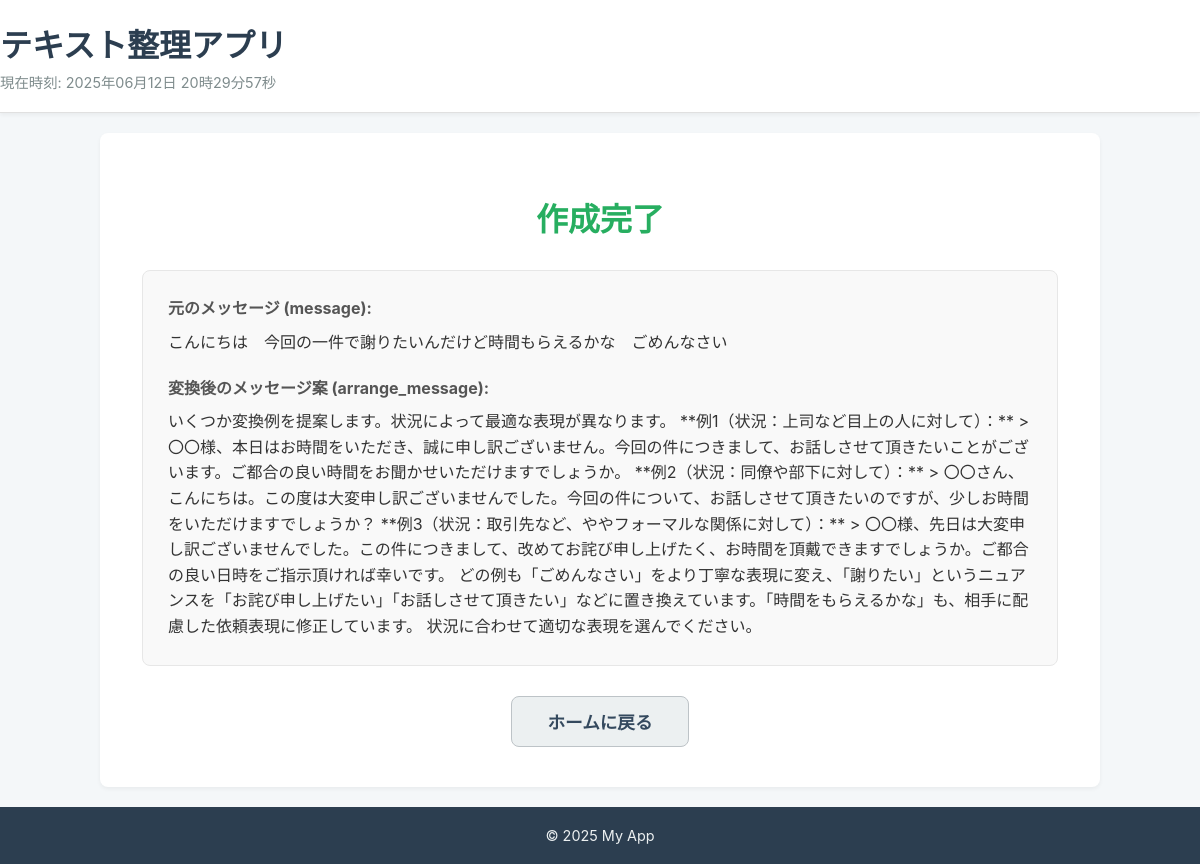
Page /success/2/ on the committed database.
### arrange_message/models.py (models this page shows)
class MessageData(models.Model):
    message = models.CharField(max_length=500)
    arrange_message = models.CharField(max_length=500)

### arrange_message/views.py (the view)
class SuccessView(View):
    def get(self, request, pk, *args, **kwargs):
        saved_data = get_object_or_404(MessageData, pk=pk)
        context = {
            'saved_data': saved_data
        }
        return render(request, 'arrange_message/success.html', context)

### arrange_message/context_processors.py (called while the page is built)
def common_variables(request):
    return {
        'current_time': datetime.now(ZoneInfo('Asia/Tokyo')).strftime('%Y年%m月%d日 %H時%M分%S秒')
    }

### arrange_message/templates/arrange_message/success.html (shortened to what this page needs)
{% extends 'base/message_base.html' %}
{% block body %}
    <h1> 作成完了</h1>
    <div class="message-box">
        <p>
            <strong>元のメッセージ (message):</strong>
            {{ saved_data.message }}
        </p>
        <p>
            <strong>変換後のメッセージ案 (arrange_message):</strong>
            {{ saved_data.arrange_message }}
        </p>
    </div>
    <a href="{% url 'arrange_message:home' %}" class="btn-secondary">ホームに戻る</a>
{% endblock %}

### arrange_message/templates/base/message_base.html (style rules this page uses)
body { font-family: -apple-system, BlinkMacSystemFont, "Segoe UI", Roboto, "Helvetica Neue", Arial, sans-serif; margin: 0; padding: 0; background-color: #f4f7f9; color: #333; display: flex; flex-direction: column; min-height: 100vh; }

### arrange_message/templates/arrange_message/success.html (style rules this page uses)
h1 { color: #27ae60; margin-bottom: 30px; }
.message-box { background-color: #f9f9f9; border: 1px solid #e7e7e7; border-radius: 8px; padding: 25px; margin: 0 auto 30px auto; text-align: left; max-width: 90%; }
.message-box p { margin: 0 0 20px 0; line-height: 1.6; }
.message-box p:last-child { margin-bottom: 0; }
.message-box strong { display: block; margin-bottom: 8px; color: #555; }
.btn-secondary { display: inline-block; text-decoration: none; font-size: 1.1em; font-weight: bold; color: #34495e; background-color: #ecf0f1; border: 1px solid #bdc3c7; padding: 12px 35px; border-radius: 8px; cursor: pointer; transition: all 0.3s ease; }

### rows in the picture
MessageData: message "こんにちは 今回の一件で謝りたいんだけど時間もらえるかな ごめんなさい", arrange_message "いくつか変換例を提案します。状況によって最適な表現が異なります。 **例1（状況：上司など目上の人に対して）：** > 〇〇様、本日はお時間をいただき、誠に申し訳ございません。今回の件につきまして、お話しさせて頂きたいことがございます。ご都合の良い時間をお聞かせいただけますでしょうか。 **例2（状況：同僚や部下に対して）：** > 〇〇さん、こんにちは。この度は大変申し訳ございませんでした。今回の件について、お話しさせて頂きたいのですが、少しお時間をいただけますでしょうか？ **例3（状況：取引先など、ややフォーマルな関係に対して）：** > 〇〇様、先日は大変申し訳ございませんでした。この件につきまして、改めてお詫び申し上げたく、お時間を頂戴できますでしょうか。ご都合の良い日時をご指示頂ければ幸いです。 どの例も「ごめんなさい」をより丁寧な表現に変え、「謝りたい」というニュアンスを「お詫び申し上げたい」「お話しさせて頂きたい」などに置き換えています。「時間をもらえるかな」も、相手に配慮した依頼表現に修正しています。 状況に合わせて適切な表現を選んでください。"

### other values in the picture
{{ current_time }} "2025年06月12日 20時29分57秒"
